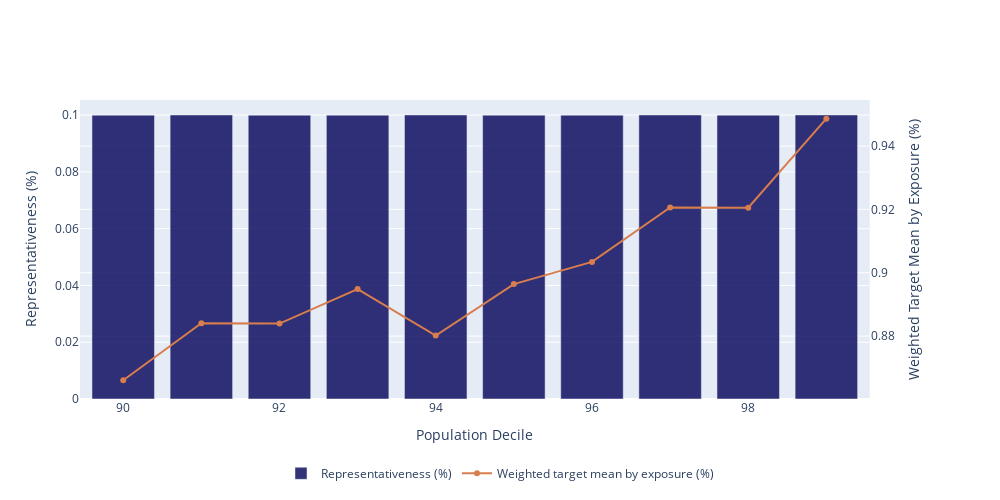

Notebook code for this chart:
### Code cell
plot_target_vs_score(y_val, y_pred, quantiles=100, lower_limit=90)

### Figure 1 — Plotly figure (JSON) as saved in the notebook; plotly's stock layout.template omitted (floating-point values rounded to 4 significant figures)
{"data": [{"marker": {"color": "rgba(0, 0, 87, .8)"}, "name": "Representativeness (%)", "type": "bar", "x": [90, 91, 92, 93, 94, 95, 96, 97, 98, 99], "xaxis": "x", "y": [0.09997, 0.1, 0.09997, 0.09997, 0.1, 0.09997, 0.09997, 0.1, 0.09997, 0.1], "yaxis": "y"}, {"marker": {"color": "rgb(216, 125, 77)"}, "name": "Weighted target mean by exposure (%)", "type": "scatter", "x": [90, 91, 92, 93, 94, 95, 96, 97, 98, 99], "xaxis": "x", "y": [0.866, 0.884, 0.884, 0.8949, 0.8802, 0.8964, 0.9034, 0.9206, 0.9206, 0.9486], "yaxis": "y2"}], "layout": {"height": 500, "legend": {"orientation": "h", "x": 0.5, "xanchor": "center", "y": -0.2}, "width": 1000, "xaxis": {"anchor": "y", "domain": [0, 0.94], "title": {"text": "Population Decile"}}, "yaxis": {"anchor": "x", "domain": [0, 1], "title": {"text": "Representativeness (%)"}}, "yaxis2": {"anchor": "x", "overlaying": "y", "side": "right", "title": {"text": "Weighted Target Mean by Exposure (%)"}}}}
